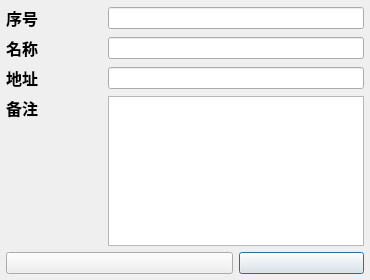
<?xml version="1.0" encoding="UTF-8"?>
<ui version="4.0">
 <class>LocationEdit</class>
 <widget class="QDialog" name="LocationEdit">
  <property name="geometry">
   <rect>
    <x>0</x>
    <y>0</y>
    <width>370</width>
    <height>280</height>
   </rect>
  </property>
  <property name="windowTitle">
   <string>Dialog</string>
  </property>
  <layout class="QGridLayout" name="gridLayout">
   <property name="leftMargin">
    <number>0</number>
   </property>
   <property name="topMargin">
    <number>0</number>
   </property>
   <property name="rightMargin">
    <number>0</number>
   </property>
   <property name="bottomMargin">
    <number>0</number>
   </property>
   <property name="spacing">
    <number>6</number>
   </property>
   <item row="0" column="1" colspan="3">
    <layout class="QGridLayout" name="gridLayout_2">
     <property name="sizeConstraint">
      <enum>QLayout::SetDefaultConstraint</enum>
     </property>
     <property name="leftMargin">
      <number>6</number>
     </property>
     <property name="topMargin">
      <number>6</number>
     </property>
     <property name="rightMargin">
      <number>6</number>
     </property>
     <property name="bottomMargin">
      <number>6</number>
     </property>
     <item row="6" column="2">
      <widget class="QPushButton" name="cancel">
       <property name="text">
        <string/>
       </property>
       <property name="icon">
        <iconset resource="../../../resource/resource.qrc">
         <normaloff>:/image/icon/close.png</normaloff>:/image/icon/close.png</iconset>
       </property>
      </widget>
     </item>
     <item row="1" column="0">
      <widget class="QLabel" name="name_label">
       <property name="font">
        <font>
         <family>宋体</family>
         <pointsize>12</pointsize>
         <bold>true</bold>
        </font>
       </property>
       <property name="text">
        <string>名称</string>
       </property>
      </widget>
     </item>
     <item row="2" column="0">
      <widget class="QLabel" name="address_label">
       <property name="font">
        <font>
         <family>宋体</family>
         <pointsize>12</pointsize>
         <bold>true</bold>
        </font>
       </property>
       <property name="text">
        <string>地址</string>
       </property>
      </widget>
     </item>
     <item row="1" column="1" colspan="2">
      <widget class="QLineEdit" name="name_edit"/>
     </item>
     <item row="2" column="1" colspan="2">
      <widget class="QLineEdit" name="address_edit"/>
     </item>
     <item row="0" column="1" colspan="2">
      <widget class="QLineEdit" name="id_edit"/>
     </item>
     <item row="0" column="0">
      <widget class="QLabel" name="id_label">
       <property name="font">
        <font>
         <family>宋体</family>
         <pointsize>12</pointsize>
         <bold>true</bold>
        </font>
       </property>
       <property name="text">
        <string>序号</string>
       </property>
      </widget>
     </item>
     <item row="5" column="0">
      <spacer name="verticalSpacer">
       <property name="orientation">
        <enum>Qt::Vertical</enum>
       </property>
       <property name="sizeHint" stdset="0">
        <size>
         <width>20</width>
         <height>40</height>
        </size>
       </property>
      </spacer>
     </item>
     <item row="3" column="1" rowspan="3" colspan="2">
      <widget class="QTextEdit" name="remark_edit"/>
     </item>
     <item row="3" column="0" rowspan="2">
      <widget class="QLabel" name="remark_label">
       <property name="font">
        <font>
         <family>宋体</family>
         <pointsize>12</pointsize>
         <bold>true</bold>
        </font>
       </property>
       <property name="text">
        <string comment="1">备注</string>
       </property>
      </widget>
     </item>
     <item row="6" column="0" colspan="2">
      <widget class="QPushButton" name="confirm">
       <property name="sizePolicy">
        <sizepolicy hsizetype="Preferred" vsizetype="Fixed">
         <horstretch>0</horstretch>
         <verstretch>0</verstretch>
        </sizepolicy>
       </property>
       <property name="text">
        <string/>
       </property>
       <property name="icon">
        <iconset resource="../../../resource/resource.qrc">
         <normaloff>:/image/icon/check.png</normaloff>:/image/icon/check.png</iconset>
       </property>
      </widget>
     </item>
    </layout>
   </item>
  </layout>
 </widget>
 <resources>
  <include location="../../../resource/resource.qrc"/>
 </resources>
 <connections/>
</ui>
